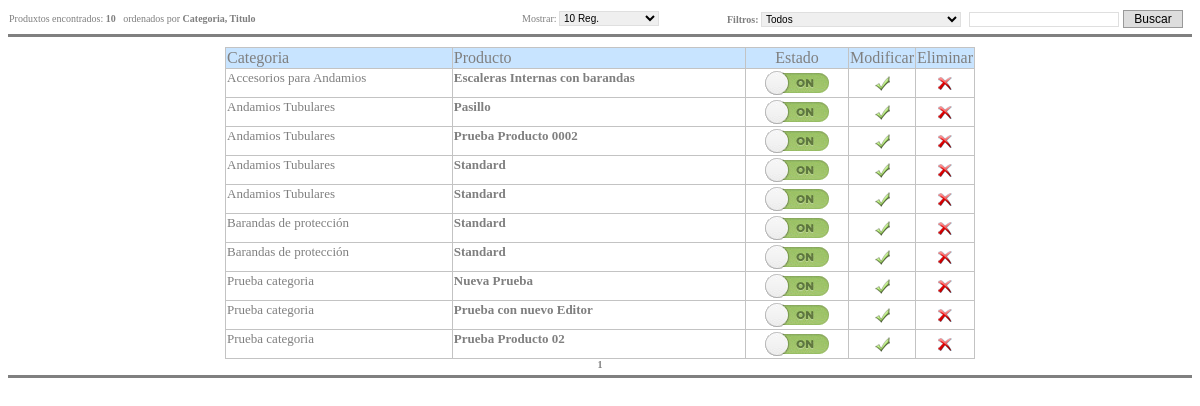
/SN/EditarProductos.php (signed in), run on the app's committed database.
### tables this page shows
CREATE TABLE IF NOT EXISTS `productos` (
  `idProducto` int(11) NOT NULL AUTO_INCREMENT,
  `idCategoria` int(11) NOT NULL,
  `titulo` varchar(100) NOT NULL,
  `detalle` varchar(1000) NOT NULL,
  `imagen1` varchar(500) DEFAULT NULL,
  `imagen2` varchar(500) DEFAULT NULL,
  `imagen3` varchar(500) DEFAULT NULL,
  `precio` decimal(10,2) NOT NULL,
  `idEstado` int(11) NOT NULL DEFAULT '0',
  `disponible` int(11) NOT NULL DEFAULT '1',
  `iva` decimal(10,2) NOT NULL DEFAULT '21.00',
  PRIMARY KEY (`idProducto`)
);

CREATE TABLE IF NOT EXISTS `categoria` (
  `idCategoria` int(11) NOT NULL AUTO_INCREMENT,
  `idLinea` int(11) NOT NULL,
  `titulo` varchar(100) NOT NULL,
  `orden` int(11) NOT NULL,
  `estado` int(11) NOT NULL DEFAULT '1',
  PRIMARY KEY (`idCategoria`)
);

### SN/EditarProductos.php (the view, shortened to what this page needs)
<?php
    include ("conexion.php");
?>
<!DOCTYPE HTML PUBLIC "-//W3C//DTD HTML 4.01 Transitional//EN">
<html>
<head>
</head>
<body bgcolor="#FFFFFF">
<?php
$criterio = "";
$idCategoria = $_GET["cmbFiltroCategoria"];
$txt_criterio = $_GET["criterio"];
if ($_GET["cantRegistro"] == "")
    $cantRegistro = 10;
else
    $cantRegistro = $_GET["cantRegistro"];
$sql="SELECT DISTINCT p.idcategoria, c.titulo 'tituloCategoria' , p.titulo 'tituloProducto', p.precio, p.idEstado, esta_desc
	  FROM productos p, categoria c, estados e
	  WHERE p.idcategoria = c.idcategoria
	      AND p.idEstado = e.esta_id" . $criterio . " ORDER BY c.titulo, p.titulo";
$res=mysql_query($sql);
$numeroRegistros=mysql_num_rows($res);
?>
	<form action=EditarProductos.php method='get'>
		<div align='left'>
		<TABLE width="100%" cellspacing='1' cellpadding='0' bgcolor='#ffffff' align=Center>
    		<TR>
        		<TD align=left width="40%">
            		<font face='verdana' size='-2'>Produxtos encontrados: <B> <?php echo $numeroRegistros; ?>
            		</B>&nbsp;&nbsp;ordenados por <b>Categoria, Titulo</b><div align='left'>
        		</TD>
        		<td align="right" width="15%">
                    <font face='verdana' size='-2'>Mostrar: </font>
                    <?php
                        if ($cantRegistro=="10")
                        {
                            echo "<SELECT id=cantRegistro name=cantRegistro class='inputText' style='WIDTH: 100px'>";
                            echo "<option value='10' selected>10 Reg.</option><option value='25'>25 Reg.</option><option value='50'>50 Reg.</option>";
                            echo "</SELECT>";
                        } else if ($cantRegistro=="25"){
                            echo "<SELECT id=cantRegistro name=cantRegistro class='inputText' style='WIDTH: 100px'>";
                            echo "<option value='10'>10 Reg.</option><option value='25' selected>25 Reg.</option><option value='50'>50 Reg.</option>";
                            echo "</SELECT>";
                        } else if ($cantRegistro=="50"){
                            echo "<SELECT id=cantRegistro name=cantRegistro class='inputText' style='WIDTH: 100px'>";
                            echo "<option value='10'>10 Reg.</option><option value='25'>25 Reg.</option><option value='50' selected>50 Reg.</option>";
                            echo "</SELECT>";
                        }
                    ?>
                </td>
        		<TD align=Right width="45%">
            		<font face='verdana' size='-2'><b>Filtros: </b></font>
            		<select id=cmbFiltroCategoria name=cmbFiltroCategoria class="inputText" style='WIDTH: 200px'>
            		<?php
                    	$result = mysql_query("SELECT idCategoria, titulo FROM categoria", $link);
                        if ($row = mysql_fetch_array($result))
                        {
                            if ($idCategoria=="")
            				{echo "<OPTION Selected value=''>Todos</OPTION>";}
                            else
            				{echo "<OPTION value=''>Todos</OPTION>";}
                        }
                    ?>
              		</select>&nbsp;
            		<input type="text" name="criterio" size="22" maxlength="150" class="inputText" value="<?php echo $txt_criterio; ?>">
            		<input type="submit" value="Buscar" class="botones">&nbsp;&nbsp;
        		</TD>
    		</TR>
		</TABLE>
		<hr noshade style='color:023977;height:1px'>
	</div></form>
<?php
if($numeroRegistros<=0)
{
    echo "<div align='center'>";
    echo "<font face='verdana' size='-2'>No se encontraron resultados</font>";
    echo "</div>";
}else{
    if(!isset($orden))
    {
       $orden="prdt_id";
    }
    $tamPag=$cantRegistro;
    if(!isset($_GET["pagina"]))
    {
       $pagina=1;
       $inicio=1;
       $final=$tamPag;
    }else{
       $pagina = $_GET["pagina"];
    }
    $limitInf=($pagina-1)*$tamPag;
    $numPags=ceil($numeroRegistros/$tamPag);
    if(!isset($pagina))
    {
       $pagina=1;
       $inicio=1;
       $final=$tamPag;
    }else{
       $seccionActual=intval(($pagina-1)/$tamPag);
       $inicio=($seccionActual*$tamPag)+1;
       if($pagina<$numPags)
       {
          $final=$inicio+$tamPag-1;
       }else{
          $final=$numPags;
       }
    }
	$sql="SELECT DISTINCT p.idcategoria, p.idproducto, c.titulo 'tituloCategoria' , p.titulo 'tituloProducto', p.precio, p.idEstado, esta_desc
	  FROM productos p, categoria c, estados e
	  WHERE p.idcategoria = c.idcategoria
	      AND p.idEstado = e.esta_id" . $criterio . " ORDER BY c.titulo ASC, p.titulo ASC LIMIT ".$limitInf.",".$tamPag;
	$res=mysql_query($sql);
	?>
	<TABLE width="750" cellspacing='1' cellpadding='1' bgcolor='#c3c3c3' align=Center>
	  <TBODY>
	  <TR>
			<TD align=left bgcolor="#c8e4ff">Categoria</TD>
			<TD align=left bgcolor="#c8e4ff">Producto</TD>
	        <TD style="background:#c8e4ff; width:100px; text-align:center;">Estado</TD>
	        <TD align=center bgcolor="#c8e4ff" width=25>Modificar</TD>
	        <TD align=center bgcolor="#c8e4ff" width=25>Eliminar</TD>
	  </TR>
	<?php
	while($registro=mysql_fetch_array($res))
	{
		$c++;
	    echo "<TR><TD bgcolor=#ffffff valign=top align=left><FONT size=2>". $registro["tituloCategoria"] ."</FONT></TD>";
	    echo "<TD bgcolor=#ffffff valign=top align=left><FONT size=2><b>". $registro["tituloProducto"] ."</b></FONT></TD>";
	    $div='divPrd_' . $c;
	    if ($registro["idEstado"]==1)
	    	echo "<td bgcolor=#ffffff id='" . $div . "' align=center><img src='imagenes/on.png' onclick='activarProducto(\"". $registro["idproducto"] ."\",\"" . $div . "\", 0)' border=0 style='cursor: pointer;' /></td>";
	    else
	    	echo "<td bgcolor=#ffffff id='" . $div . "' align=center><img src='imagenes/off.png' onclick='activarProducto(\"". $registro["idproducto"] ."\",\"" . $div . "\", 1)' border=0 style='cursor: pointer;' /></td>";
	    echo "<TD bgcolor=#ffffff align=center valign=middle width=25><A HREF='ModificarProducto.php?idProducto=". $registro["idproducto"] ."&cmbFiltroCategoria=$idCategoria'><img src='imagenes/ok.gif' border=0 alt='Modificar Producto'></A></TD>";
	    echo "<TD bgcolor=#ffffff  align=center valign=middle width=25><A HREF='Delete_Generico.php?ID=". $registro["idproducto"] ."&tabla=productos&Campo=idproducto&pag=EditarProductos'><img src='imagenes/delete.gif' border=0 alt='Eliminar Producto'></A></TD></TR>";
	}
	?>
	</table>
<?php
}
?>
    <table border="0" cellspacing="0" cellpadding="0" align="center">
    <tr><td align="center" valign="top">
<?php
    for($i=$inicio;$i<=$final;$i++)
    {
       if($i==$pagina)
       {
          echo "<font face='verdana' size='-2'><b>".$i."</b> </font>";
       }else{
          echo "<a class='p' href='".$_SERVER["PHP_SELF"]."?id=".$ID."&pagina=".$i."&orden=".$orden."&criterio=".$txt_criterio."'>";
          echo "<font face='verdana' size='-2'>".$i."</font></a> ";
       }
    }
?>
    </td></tr>
    </table>
<hr noshade style="color:023977;height:1px">
</body>
</html>

### SN/EditarProductos.php (style rules this page uses)
A { COLOR: steelblue; TEXT-DECORATION: none }
.inputText { BORDER-RIGHT: #dfdfdf 1px solid; BORDER-TOP: #dfdfdf 1px solid; FONT-SIZE: 10px; BORDER-LEFT: #dfdfdf 1px solid; BORDER-BOTTOM: #dfdfdf 1px solid; FONT-FAMILY: Verdana, Arial, Helvetica, sans-serif }
.botones { BORDER-RIGHT: #999 1px solid; BORDER-TOP: #999 1px solid; FONT-SIZE: 12px; BORDER-LEFT: #999 1px solid; WIDTH: 60px; BORDER-BOTTOM: #999 1px solid; FONT-FAMILY: Verdana, Arial, Helvetica, sans-serif; BACKGROUND-COLOR: #ddd; }

### data on the page
productos: idCategoria.titulo "Accesorios para Andamios", titulo "Escaleras Internas con barandas"
productos: idCategoria.titulo "Andamios Tubulares", titulo "Pasillo"
productos: idCategoria.titulo "Andamios Tubulares", titulo "Prueba Producto 0002"
productos: idCategoria.titulo "Andamios Tubulares", titulo "Standard"
productos: idCategoria.titulo "Andamios Tubulares", titulo "Standard"
productos: idCategoria.titulo "Barandas de protección", titulo "Standard"
productos: idCategoria.titulo "Barandas de protección", titulo "Standard"
productos: idCategoria.titulo "Prueba categoria", titulo "Nueva Prueba"
productos: idCategoria.titulo "Prueba categoria", titulo "Prueba con nuevo Editor"
productos: idCategoria.titulo "Prueba categoria", titulo "Prueba Producto 02"

### other printed values
$numeroRegistros "10"
